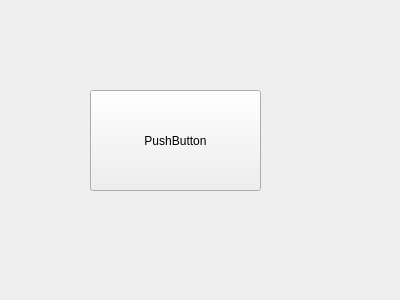
<?xml version="1.0" encoding="UTF-8"?>
<ui version="4.0">
 <class>Form</class>
 <widget class="QWidget" name="Form">
  <property name="geometry">
   <rect>
    <x>0</x>
    <y>0</y>
    <width>400</width>
    <height>300</height>
   </rect>
  </property>
  <property name="windowTitle">
   <string>Form</string>
  </property>
  <widget class="CustomButton" name="pushButton">
   <property name="geometry">
    <rect>
     <x>90</x>
     <y>90</y>
     <width>171</width>
     <height>101</height>
    </rect>
   </property>
   <property name="text">
    <string>PushButton</string>
   </property>
  </widget>
 </widget>
 <customwidgets>
  <customwidget>
   <class>CustomButton</class>
   <extends>QPushButton</extends>
   <header>custombutton.h</header>
  </customwidget>
 </customwidgets>
 <resources/>
 <connections/>
</ui>
